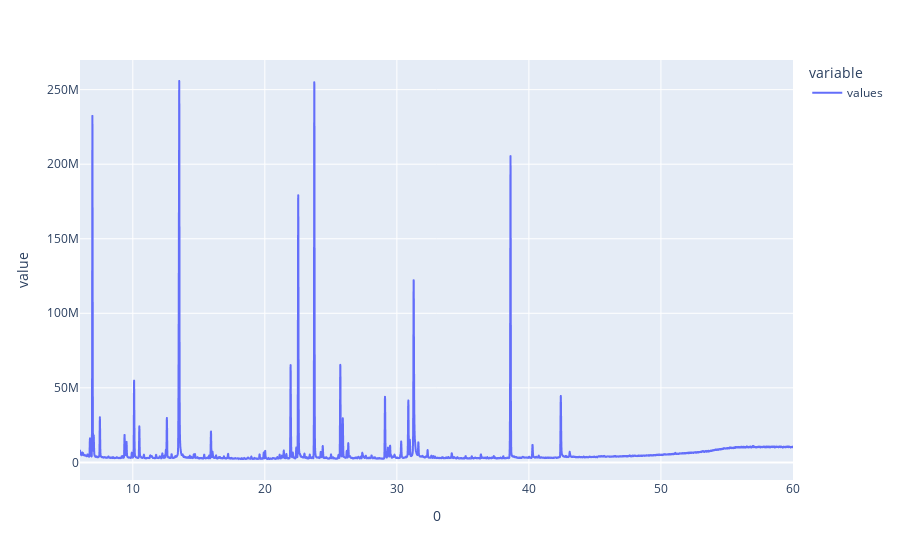

Notebook source saved alongside this figure:
### Markdown cell above
## Lecture d'un fichier csv et affichage des données
On utilise pandas pour lire directement le fichier csv et mettre les données dans un objet du type DataFrame.<br>
Les 5 premières lignes ne sont pas prises en compte car elles correspondent aux métadonnées de l'analyse. <br>
Le parser détecte trois colonnes car les lignes finissent par une virgule, il faut donc supprimer la troisième colonne, qui est vide, du DataFrame.

Voici un affichage des données brutes :

### Code cell
df = tools.readCSV(PATH)
df.plot()

### Figure 1 — Plotly figure (JSON) as saved in the notebook; plotly's stock layout.template omitted (floating-point values rounded to 4 significant figures; data arrays with more than 128 entries replaced by an {"elided": "..."} marker saying what was removed)
{"data": [{"hovertemplate": "variable=values<br>0=%{x}<br>value=%{y}<extra></extra>", "legendgroup": "values", "line": {"color": "#636efa", "dash": "solid"}, "mode": "lines", "name": "values", "showlegend": true, "type": "scattergl", "x": {"elided": "9149 float values"}, "xaxis": "x", "y": {"elided": "9149 int values"}, "yaxis": "y"}], "layout": {"legend": {"title": {"text": "variable"}, "tracegroupgap": 0}, "margin": {"t": 60}, "xaxis": {"anchor": "y", "domain": [0, 1], "title": {"text": "0"}}, "yaxis": {"anchor": "x", "domain": [0, 1], "title": {"text": "value"}}}}
